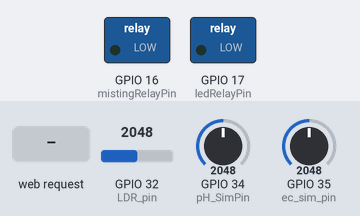
The program below on a simulated ESP32. On the bench: switched loads named in the program (green lamp = pin HIGH). The inputs (shaded band) are chosen by the test bench; at power-on: GPIO 32 (LDR_pin) = 2048, GPIO 34 (pH_SimPin) = 2048, GPIO 35 (ec_sim_pin) = 2048. WiFi joins after 1.5 s; servers stay silent unless stated; what the program prints to the serial monitor is not drawn.

Above: at 2.7 s.
2.8 s: HTTP request GET /flush received
At 3.1 s:
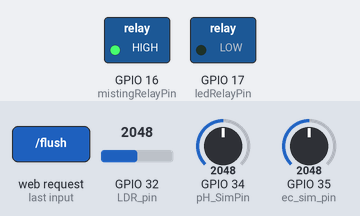
4.3 s: GPIO 32 (LDR_pin) set to 2820
5.8 s: GPIO 32 (LDR_pin) set to 2929
At 6.9 s:
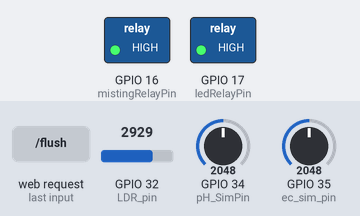
7.5 s: GPIO 32 (LDR_pin) set to 2866
At 8.0 s:
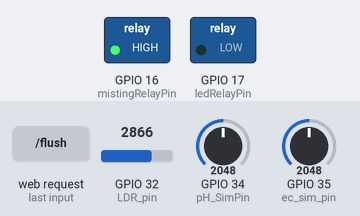
9.0 s: GPIO 32 (LDR_pin) set to 3603
At 10.2 s:
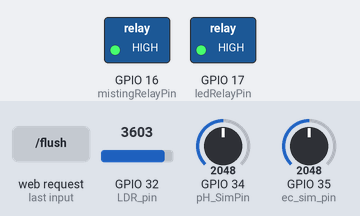
10.5 s: HTTP request GET /stop received
At 11.4 s:
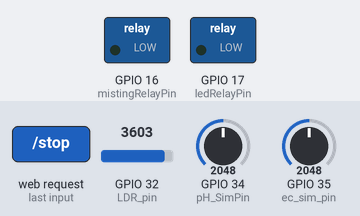
Timing chart, 0 to 13.0 s (numbered marks = the images above; inputs shaded):
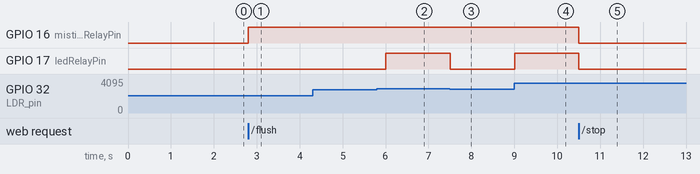

Measured:
- the behaviour switches between 2866 and 2867 on GPIO 32 (LDR_pin) (found by bisection; images 1 and 2)
- after the input at 2.8 s, GPIO 16 (mistingRelayPin): LOW → HIGH at once
- after the input at 4.3 s, every drawn part: stays the same
- after the input at 5.8 s, GPIO 17 (ledRelayPin): LOW → HIGH after 0.20 s
- after the input at 7.5 s, GPIO 17 (ledRelayPin): HIGH → LOW at once
- after the input at 9.0 s, GPIO 17 (ledRelayPin): LOW → HIGH at once
- after the input at 10.5 s, GPIO 16 (mistingRelayPin), GPIO 17 (ledRelayPin): HIGH → LOW at once

The program:

main.cpp
```cpp
#include <Arduino.h>
#include <WiFi.h>
#include <WebServer.h>

// Network credentials for Wokwi
const char* ssid = "Wokwi-GUEST";
const char* password = "";
WebServer server(80);

// --- System Configuration ---
const float RESERVOIR_VOLUME_L = 20.0;

// --- Sensor Pin Definitions ---
const int pH_SimPin = 34;
const int ec_sim_pin = 35;
const int LDR_pin = 32;

// --- Thresholds for sensor values ---
const float PH_MIN = 5.5;
const float PH_MAX = 6.5;
const float EC_MIN = 800.0;
const float EC_MAX = 1600.0;

// MODIFIED: Simplified and corrected pin definitions to match your description
const int mistingRelayPin  = 16; // The one and only water pump (Left Side LED)
const int ledRelayPin      = 17; // The one and only grow light (Right Side LED)
const int flushingRelayPin = 16; // This now points to the SAME pin as the misting pump

// --- Relay Logic ---
// Set to match your hardware. If relays turn on with a LOW signal, swap these.
const int RELAY_ON = HIGH;
const int RELAY_OFF = LOW;

// --- State Variables ---
bool isMistingActive = false;
bool isFlushingActive = false;
bool isFlushingPrecedence = false;
bool system_halted = false;
String ph_status = "ok";
String ec_status = "ok";
String ph_dose_msg = "";
String ec_dose_msg = "";
String misting_status_msg = "Pump is OFF";
String next_misting_msg = "Calculating...";
String last_misting_msg = "N/A";
String flushing_status_msg = "Pump is OFF";
String next_flushing_msg = "Calculating...";
String last_flushing_msg = "N/A";

// --- Time Variables ---
unsigned long previousMistingMillis = 0;
unsigned long previousFlushingMillis = 0;
unsigned long previousSensorMillis = 0;
const long sensorInterval = 500;

// --- Cycle Durations (milliseconds) ---
const long mistingInterval = 7 * 60 * 1000;
const long mistingDuration = 30 * 1000;
const long flushingInterval = 7 * 24 * 60 * 60 * 1000;
const long flushingDuration = 5 * 60 * 1000;

// --- Light Threshold ---
const int lightThreshold = 300;

// --- Global sensor variables ---
float pH_value = 0.0;
float ec_value = 0.0;
float tds_value = 0.0;
float lux_value = 0.0;

// CORRECTED: HTML_CONTENT with restored JavaScript for charts
const char HTML_CONTENT[] PROGMEM = R"rawliteral(
<!DOCTYPE html>
<html>
<head>
  <title>Vayuvriksh Dashboard</title>
  <meta name="viewport" content="width=device-width, initial-scale=1">
  <script src="https://cdn.jsdelivr.net/npm/chart.js"></script>
  <style>
    body { font-family: Arial, sans-serif; text-align: center; background-color: #f2e8cf; margin: 0; padding: 15px; box-sizing: border-box; }
    h1 { font-size: 2.2em; color: #31572c; margin-bottom: 25px; }
    h2 { color: #333; margin-top: 0; }
    p { font-size: 1.1em; color: #31572c; margin-top: 5px; font-weight: 500;}
    .matrix-grid { display: grid; grid-template-columns: 1fr 1fr 1fr; gap: 20px; max-width: 1400px; margin: 0 auto; }
    .grid-item { background: #a7c957; padding: 20px; border-radius: 8px; box-shadow: 0 4px 8px rgba(0,0,0,0.15); width: 100%; box-sizing: border-box; display: flex; flex-direction: column; justify-content: center; }
    .grid-item.chart { background: #fff; }
    .grid-item.button-container { display: flex; flex-direction: column; justify-content: space-around; gap: 10px; background: none; box-shadow: none; padding: 0; }
    .sensor-value, .status-value { font-weight: bold; color: #3b562bff; }
    .alert { color: #8a0b0b; background-color: #fdd; border: 1px solid #d9534f; padding: 10px; margin-top: 10px; border-radius: 5px; font-weight: bold; text-align: left;}
    button { background-color: #31572c; color: white; padding: 12px 20px; border: none; border-radius: 5px; cursor: pointer; font-size: 1em; font-weight: bold; width: 100%; transition: background-color: 0.2s;}
    button:hover { background-color: #4a753c; }
    button:disabled { background-color: #cccccc; cursor: not-allowed; }
    button.resume-button { background-color: #31572c; }
    button.resume-button:hover { background-color: #4a753c; }
    button.stop-button { background-color: #c92a2a; }
    button.stop-button:hover { background-color: #a61e1e; }
    @media (max-width: 1024px) { .matrix-grid { grid-template-columns: 1fr 1fr; } }
    @media (max-width: 768px) { .matrix-grid { grid-template-columns: 1fr; } }
  </style>
</head>
<body>
  <h1>Vayuvriksh Dashboard</h1>
  <div class="matrix-grid">
    <div class="grid-item"><h2>pH Level</h2><p><span id="ph" class="sensor-value">--</span></p><div id="ph-alert" class="alert" style="display:none;"></div></div>
    <div class="grid-item"><h2>EC (µS/cm)</h2><p><span id="ec" class="sensor-value">--</span></p><div id="ec-alert" class="alert" style="display:none;"></div></div>
    <div class="grid-item"><h2>Light Level (lux)</h2><p><span id="light" class="sensor-value">--</span></p></div>
    <div class="grid-item"><h2>Misting Status</h2><p>Status: <span id="mistingStatus" class="status-value">--</span></p><p>Next In: <span id="nextMisting" class="status-value">--</span></p></div>
    <div class="grid-item button-container">
      <button id="flushButton" onclick="triggerFlush()">Manual Flush</button>
      <button id="resumeButton" class="resume-button" onclick="triggerResume()">Resume System</button>
      <button id="stopButton" class="stop-button" onclick="triggerStop()">Force Stop All</button>
    </div>
    <div class="grid-item"><h2>Flushing Status</h2><p>Status: <span id="flushingStatus" class="status-value">--</span></p><p>Next In: <span id="nextFlushing" class="status-value">--</span></p></div>
    <div class="grid-item chart"><canvas id="phChart"></canvas></div>
    <div class="grid-item chart"><canvas id="ecChart"></canvas></div>
    <div class="grid-item chart"><canvas id="lightChart"></canvas></div>
  </div>

  <script>
    let phChart, ecChart, lightChart;
    const MAX_DATA_POINTS = 20;

    function triggerFlush() { var xhr = new XMLHttpRequest(); xhr.open("GET", "/flush", true); xhr.send(); }
    function triggerStop() { var xhr = new XMLHttpRequest(); xhr.open("GET", "/stop", true); xhr.send(); }
    function triggerResume() { var xhr = new XMLHttpRequest(); xhr.open("GET", "/resume", true); xhr.send(); }

    function createChart(ctx, label, color) { return new Chart(ctx, { type: 'line', data: { labels: [], datasets: [{ label: label, data: [], borderColor: color, backgroundColor: color + '33', borderWidth: 2.5, fill: true, tension: 0.4 }] }, options: { responsive: true, maintainAspectRatio: true, scales: { x: { display: true, title: { display: false } }, y: { display: true, title: { display: true, text: label } } }, plugins: { legend: { display: false } } } }); }

    window.onload = function() {
      phChart = createChart(document.getElementById('phChart').getContext('2d'), 'pH', '#31572c');
      ecChart = createChart(document.getElementById('ecChart').getContext('2d'), 'EC (µS/cm)', '#8a5a44');
      lightChart = createChart(document.getElementById('lightChart').getContext('2d'), 'Light (lux)', '#fca311');
    };

    function addDataToChart(chart, data) {
      const timestamp = new Date().toLocaleTimeString();
      chart.data.labels.push(timestamp);
      chart.data.datasets[0].data.push(data);
      if (chart.data.labels.length > MAX_DATA_POINTS) {
        chart.data.labels.shift();
        chart.data.datasets[0].data.shift();
      }
      chart.update();
    }

    setInterval(function() {
      var xhr = new XMLHttpRequest();
      xhr.onreadystatechange = function() {
        if (this.readyState == 4 && this.status == 200) {
          var data = JSON.parse(this.responseText);
          document.getElementById("mistingStatus").textContent = data.misting_status_msg;
          document.getElementById("nextMisting").textContent = data.next_misting_msg;
          document.getElementById("flushingStatus").textContent = data.flushing_status_msg;
          document.getElementById("nextFlushing").textContent = data.next_flushing_msg;
          document.getElementById("ph").textContent = parseFloat(data.pH).toFixed(2);
          document.getElementById("ec").textContent = parseFloat(data.EC).toFixed(1);
          document.getElementById("light").textContent = parseFloat(data.light).toFixed(1);

          addDataToChart(phChart, data.pH);
          addDataToChart(ecChart, data.EC);
          addDataToChart(lightChart, data.light);

          var phAlertDiv = document.getElementById("ph-alert");
          if (data.ph_status !== "ok") { phAlertDiv.textContent = data.ph_dose_msg; phAlertDiv.style.display = "block"; } else { phAlertDiv.style.display = "none"; }
          var ecAlertDiv = document.getElementById("ec-alert");
          if (data.ec_status !== "ok") { ecAlertDiv.textContent = data.ec_dose_msg; ecAlertDiv.style.display = "block"; } else { ecAlertDiv.style.display = "none"; }

          var flushBtn = document.getElementById("flushButton");
          var resumeBtn = document.getElementById("resumeButton");
          var stopBtn = document.getElementById("stopButton");

          flushBtn.disabled = data.is_flushing || data.system_halted;
          resumeBtn.disabled = !data.system_halted;
          stopBtn.disabled = !data.is_misting && !data.is_flushing;
        }
      };
      xhr.open("GET", "/readings", true);
      xhr.send();
    }, 2000);
  </script>
</body>
</html>
)rawliteral";


// --- Function Declarations ---
String formatMillis(unsigned long millis_val); String formatSecondsToMinutes(unsigned long seconds_val);
void updateCycleStatusMessages(); void handleRoot(); void handleReadings(); void handleManualFlush();
void handleForceStop(); void handleResumeSystem(); void readSensors(); void checkNutrientLevels(); void controlLeds();
void manageMisting(); void manageFlushing(); void updateRelays();
String formatMillis(unsigned long millis_val);
String formatSecondsToMinutes(unsigned long seconds_val);
String formatMillisDays(unsigned long millis_val); // NEW: Add this line
void updateCycleStatusMessages();
// --- Server Handlers ---
void handleRoot() { server.send(200, "text/html", HTML_CONTENT); }
void handleReadings() {
  String jsonResponse = "{";
  jsonResponse += "\"pH\":" + String(pH_value, 2) + ",";
  jsonResponse += "\"ph_status\":\"" + ph_status + "\",";
  jsonResponse += "\"ph_dose_msg\":\"" + ph_dose_msg + "\",";
  jsonResponse += "\"EC\":" + String(ec_value, 1) + ",";
  jsonResponse += "\"ec_status\":\"" + ec_status + "\",";
  jsonResponse += "\"ec_dose_msg\":\"" + ec_dose_msg + "\",";
  jsonResponse += "\"light\":" + String(lux_value, 1) + ",";
  jsonResponse += "\"misting_status_msg\":\"" + misting_status_msg + "\",";
  jsonResponse += "\"last_misting_msg\":\"" + last_misting_msg + "\",";
  jsonResponse += "\"next_misting_msg\":\"" + next_misting_msg + "\",";
  jsonResponse += "\"is_flushing\":" + String(isFlushingActive ? "true" : "false") + ",";
  jsonResponse += "\"is_misting\":" + String(isMistingActive ? "true" : "false") + ",";
  jsonResponse += "\"system_halted\":" + String(system_halted ? "true" : "false") + ",";
  jsonResponse += "\"flushing_status_msg\":\"" + flushing_status_msg + "\",";
  jsonResponse += "\"last_flushing_msg\":\"" + last_flushing_msg + "\",";
  jsonResponse += "\"next_flushing_msg\":\"" + next_flushing_msg + "\"";
  jsonResponse += "}";
  server.send(200, "application/json", jsonResponse);
}
// NEW: Helper function to convert milliseconds to a DD:HH:MM:SS string
String formatMillisDays(unsigned long millis_val) {
  unsigned long total_seconds = millis_val / 1000;
  int days = total_seconds / 86400;
  total_seconds %= 86400;
  int hours = total_seconds / 3600;
  total_seconds %= 3600;
  int minutes = total_seconds / 60;
  int seconds = total_seconds % 60;

  char time_str[20];
  snprintf(time_str, sizeof(time_str), "%02d:%02d:%02d:%02d", days, hours, minutes, seconds);
  return String(time_str);
}
void handleManualFlush() {
  if (system_halted) {
    server.send(403, "text/plain", "Forbidden: System is halted. Press Resume first.");
    return;
  }
  if (!isFlushingActive && !isMistingActive) {
    isFlushingActive = true; isFlushingPrecedence = true; previousFlushingMillis = millis();
    Serial.println("Manual flush initiated by user.");
    server.send(200, "text/plain", "Flush Initiated");
  } else {
    Serial.println("Manual flush request ignored: a cycle is already active.");
    server.send(409, "text/plain", "Conflict: A cycle is already active.");
  }
}
void handleForceStop() {
  system_halted = true;
  isMistingActive = false; isFlushingActive = false; isFlushingPrecedence = false;
  digitalWrite(ledRelayPin, RELAY_OFF);
  digitalWrite(mistingRelayPin, RELAY_OFF);
  digitalWrite(flushingRelayPin, RELAY_OFF);
  Serial.println("FORCE STOP initiated by user. All systems halted.");
  server.send(200, "text/plain", "All systems halted");
}
void handleResumeSystem() {
  system_halted = false;
  Serial.println("System resumed by user.");
  server.send(200, "text/plain", "System Resumed");
}

// --- Main Setup and Loop ---
void setup() {
  Serial.begin(115200);
  // MODIFIED: Initialize the correct pins
  pinMode(ledRelayPin, OUTPUT);
  pinMode(mistingRelayPin, OUTPUT);
  pinMode(flushingRelayPin, OUTPUT);
  digitalWrite(ledRelayPin, RELAY_OFF);
  digitalWrite(mistingRelayPin, RELAY_OFF);
  digitalWrite(flushingRelayPin, RELAY_OFF);
  previousMistingMillis = millis();
  previousFlushingMillis = millis();
  Serial.print("Connecting to "); Serial.println(ssid); WiFi.begin(ssid, password);
  while (WiFi.status() != WL_CONNECTED) { delay(500); Serial.print("."); }
  Serial.println("\nWiFi connected."); Serial.print("IP Address: "); Serial.println(WiFi.localIP());
  // MODIFIED: Removed /resume route
  server.on("/", HTTP_GET, handleRoot);
  server.on("/readings", HTTP_GET, handleReadings);
  server.on("/flush", HTTP_GET, handleManualFlush);
  server.on("/stop", HTTP_GET, handleForceStop);
  server.on("/resume", HTTP_GET, handleResumeSystem); // Ensure this line exists
  server.begin();
  Serial.println("HTTP server started.");
}

void loop() {
  server.handleClient(); readSensors(); checkNutrientLevels(); updateCycleStatusMessages();
  controlLeds(); manageFlushing(); manageMisting(); updateRelays();
}

// --- Function Definitions ---
String formatMillis(unsigned long m) {
  unsigned long seconds = m / 1000;
  unsigned long minutes = seconds / 60;
  unsigned long hours = minutes / 60;
  seconds %= 60;
  minutes %= 60;
  char b[12];
  snprintf(b,sizeof(b),"%02lu:%02lu:%02lu", hours, minutes, seconds);
  return String(b);
}
String formatSecondsToMinutes(unsigned long s) {
  unsigned long minutes = s / 60;
  unsigned long seconds = s % 60;
  char b[20];
  snprintf(b,sizeof(b),"%lu m %lu s", minutes, seconds);
  return String(b);
}
// MODIFIED: This function now uses the new DD:HH:MM:SS format for the flush timer
void updateCycleStatusMessages() {
    unsigned long currentMillis = millis();

    // --- Misting Cycle (uses HH:MM:SS) ---
    if (previousMistingMillis > 0) { last_misting_msg = formatMillis(previousMistingMillis); }
    if (isMistingActive) {
      unsigned long time_left_ms = (previousMistingMillis + mistingDuration) - currentMillis;
      if (time_left_ms > mistingDuration) time_left_ms = 0;
      misting_status_msg = "Pump ON, " + formatSecondsToMinutes(time_left_ms / 1000) + " left";
      next_misting_msg = "Cycle in progress";
    } else {
      misting_status_msg = "Pump is OFF";
      unsigned long time_to_next_ms = (previousMistingMillis + mistingInterval) - currentMillis;
      if (time_to_next_ms > mistingInterval) time_to_next_ms = mistingInterval;
      next_misting_msg = formatMillis(time_to_next_ms);
    }

    // --- Flushing Cycle (uses DD:HH:MM:SS) ---
    if (previousFlushingMillis > 0) { last_flushing_msg = formatMillis(previousFlushingMillis); }
    if (isFlushingActive) {
      unsigned long time_left_ms = (previousFlushingMillis + flushingDuration) - currentMillis;
      if (time_left_ms > flushingDuration) time_left_ms = 0;
      flushing_status_msg = "Pump ON, " + formatSecondsToMinutes(time_left_ms / 1000) + " left";
      next_flushing_msg = "Cycle in progress";
    } else {
      flushing_status_msg = "Pump is OFF";
      unsigned long time_to_next_ms = (previousFlushingMillis + flushingInterval) - currentMillis;
      if (time_to_next_ms > flushingInterval) time_to_next_ms = flushingInterval;
      // This is the only line that changed in this function
      next_flushing_msg = formatMillisDays(time_to_next_ms);
    }
}
void readSensors() {
  unsigned long currentMillis = millis();
  if (currentMillis - previousSensorMillis >= sensorInterval) {
    previousSensorMillis = currentMillis; pH_value = (float)analogRead(pH_SimPin)/4095.0*14.0; ec_value = (float)analogRead(ec_sim_pin)/4095.0*3000.0;
    tds_value = ec_value * 0.64; lux_value = (float)(4095 - analogRead(LDR_pin))/4095.0*1000.0;
  }
}
void checkNutrientLevels() {
  char buffer[128];
  if (pH_value < PH_MIN) { ph_status = "low"; float ph_target = (PH_MIN + PH_MAX) / 2.0; float ph_diff = ph_target - pH_value; float dose_ml = (ph_diff / 0.2) * (RESERVOIR_VOLUME_L / 10.0); snprintf(buffer, sizeof(buffer), "ALERT: pH is too low! Add %.1fml of Vriddhi (pH Up).", dose_ml); ph_dose_msg = buffer;
  } else if (pH_value > PH_MAX) { ph_status = "high"; float ph_target = (PH_MIN + PH_MAX) / 2.0; float ph_diff = pH_value - ph_target; float dose_ml = (ph_diff / 0.2) * (RESERVOIR_VOLUME_L / 10.0); snprintf(buffer, sizeof(buffer), "ALERT: pH is too high! Add %.1fml of Saman (pH Down).", dose_ml); ph_dose_msg = buffer;
  } else { ph_status = "ok"; ph_dose_msg = ""; }
  if (ec_value < EC_MIN) { ec_status = "low"; float ec_target = (EC_MIN + EC_MAX) / 2.0; float ec_deficiency = ec_target - ec_value; float dose_ml = (ec_deficiency / 50.0) * (RESERVOIR_VOLUME_L / 10.0); snprintf(buffer, sizeof(buffer), "ALERT: EC is too low! Add %.1fml each of Jeevan (A) and Shakti (B).", dose_ml); ec_dose_msg = buffer;
  } else if (ec_value > EC_MAX) { ec_status = "high"; ec_dose_msg = "ALERT: EC is too high! Dilute with fresh water.";
  } else { ec_status = "ok"; ec_dose_msg = ""; }
}
void controlLeds() {
  if (system_halted) { return; }
  digitalWrite(ledRelayPin, (lux_value < lightThreshold) ? RELAY_ON : RELAY_OFF);
}
void manageFlushing() {
  if (system_halted) { isFlushingActive = false; return; }
  unsigned long currentMillis = millis();
  if (!isFlushingActive && (currentMillis - previousFlushingMillis >= flushingInterval)) { isFlushingActive = true; isFlushingPrecedence = true; previousFlushingMillis = currentMillis; Serial.println("Automatic flush activated."); }
  if (isFlushingActive && (currentMillis - previousFlushingMillis >= flushingDuration)) { isFlushingActive = false; isFlushingPrecedence = false; Serial.println("Flushing Cycle Complete."); }
}
void manageMisting() {
  if (system_halted) { isMistingActive = false; return; }
  unsigned long currentMillis = millis();
  if (!isFlushingActive && (currentMillis - previousMistingMillis >= mistingInterval) && !isFlushingPrecedence) { isMistingActive = true; previousMistingMillis = currentMillis; Serial.println("Misting pump activated."); }
  if (isMistingActive && (currentMillis - previousMistingMillis >= mistingDuration)) { isMistingActive = false; Serial.println("Misting Cycle Complete."); }
}
// MODIFIED: Simplified to control one pump based on two conditions
void updateRelays() {
  bool pump_on = isMistingActive || isFlushingActive;
  digitalWrite(mistingRelayPin, pump_on ? RELAY_ON : RELAY_OFF);
  // flushingRelayPin is the same pin, so no need to write to it separately
}
```
